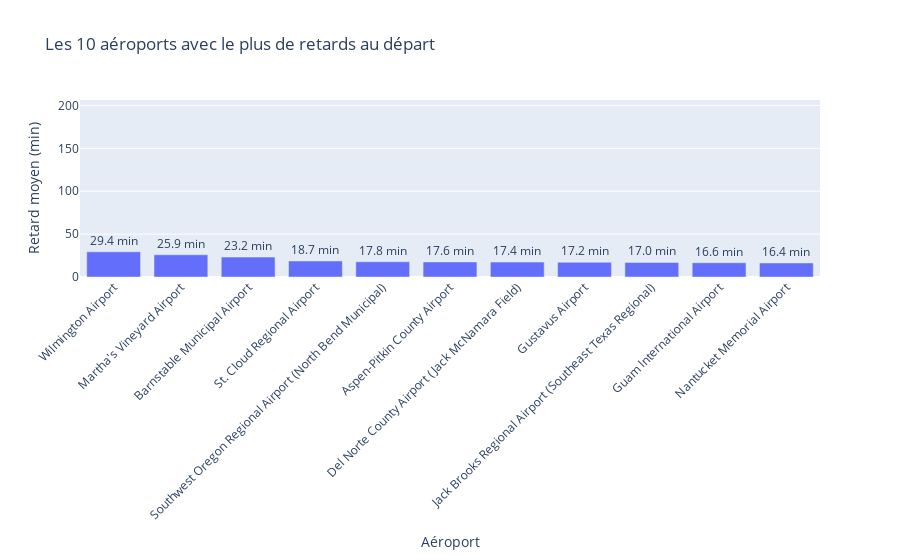

Notebook code for this chart:
### Markdown cell above
**Top 10 aéroports retards départ**

### Code cell
# Top 10
top_10_df = final_df.orderBy(col("AVG_DEP_DELAY").desc()).limit(17)

# Pandas -> Plotly
plot_df = top_10_df.toPandas()

# Graphique
import plotly.express as px

fig = px.bar(
    plot_df,
    x="AIRPORT_NAME",
    y="AVG_DEP_DELAY",
    title="Les 10 aéroports avec le plus de retards au départ",
    labels={"AIRPORT_NAME": "Aéroport", "AVG_DEP_DELAY": "Retard moyen (min)"},
    text="AVG_DEP_DELAY"
)
fig.update_traces(texttemplate='%{text:.1f} min', textposition='outside')
fig.update_layout(xaxis_tickangle=-45)

fig.show()

### Figure 1 — Plotly figure (JSON) as saved in the notebook; plotly's stock layout.template omitted (floating-point values rounded to 4 significant figures)
{"data": [{"hovertemplate": "Aéroport=%{x}<br>Retard moyen (min)=%{text}<extra></extra>", "legendgroup": "", "marker": {"color": "#636efa", "pattern": {"shape": ""}}, "name": "", "orientation": "v", "showlegend": false, "text": [89.11, 29.39, 28.84, 25.91, 23.18, 22.86, 20.11, 18.69, 17.78, 17.59, 17.56, 17.54, 17.41, 17.17, 17.02, 16.65, 16.39], "textposition": "outside", "texttemplate": "%{text:.1f} min", "type": "bar", "x": [null, "Wilmington Airport", null, "Martha's Vineyard Airport", "Barnstable Municipal Airport", null, null, "St. Cloud Regional Airport", "Southwest Oregon Regional Airport (North Bend Municipal)", "Aspen-Pitkin County Airport", null, null, "Del Norte County Airport (Jack McNamara Field)", "Gustavus Airport", "Jack Brooks Regional Airport (Southeast Texas Regional)", "Guam International Airport", "Nantucket Memorial Airport"], "xaxis": "x", "y": [89.11, 29.39, 28.84, 25.91, 23.18, 22.86, 20.11, 18.69, 17.78, 17.59, 17.56, 17.54, 17.41, 17.17, 17.02, 16.65, 16.39], "yaxis": "y"}], "layout": {"autosize": true, "barmode": "relative", "legend": {"tracegroupgap": 0}, "title": {"text": "Les 10 aéroports avec le plus de retards au départ"}, "xaxis": {"anchor": "y", "autorange": true, "domain": [0, 1], "range": [-0.5, 10.5], "tickangle": -45, "title": {"text": "Aéroport"}, "type": "category"}, "yaxis": {"anchor": "x", "autorange": true, "domain": [0, 1], "range": [0, 206.3], "title": {"text": "Retard moyen (min)"}, "type": "linear"}}}
